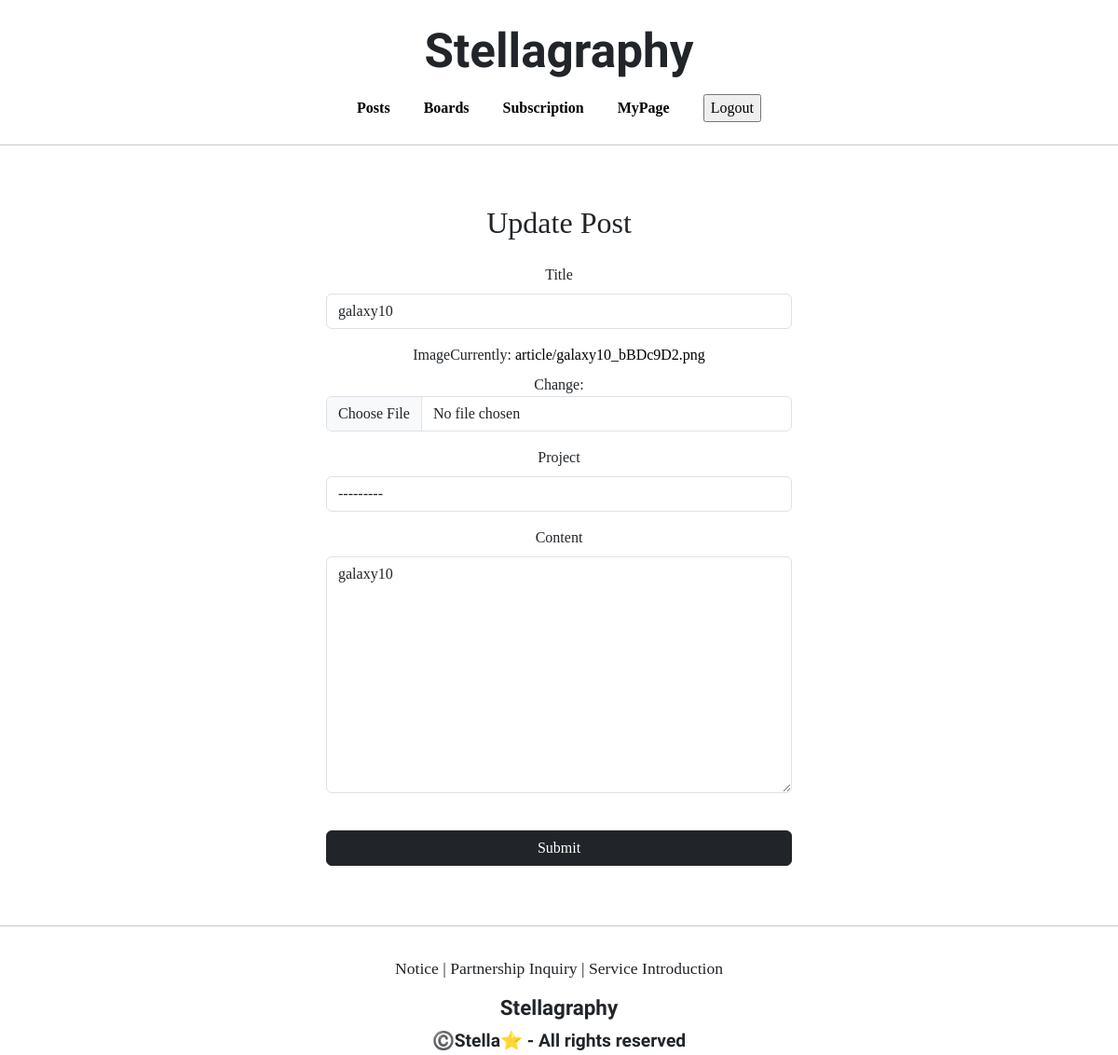
The page /articles/update/11 (signed in) on the database as committed earlier.
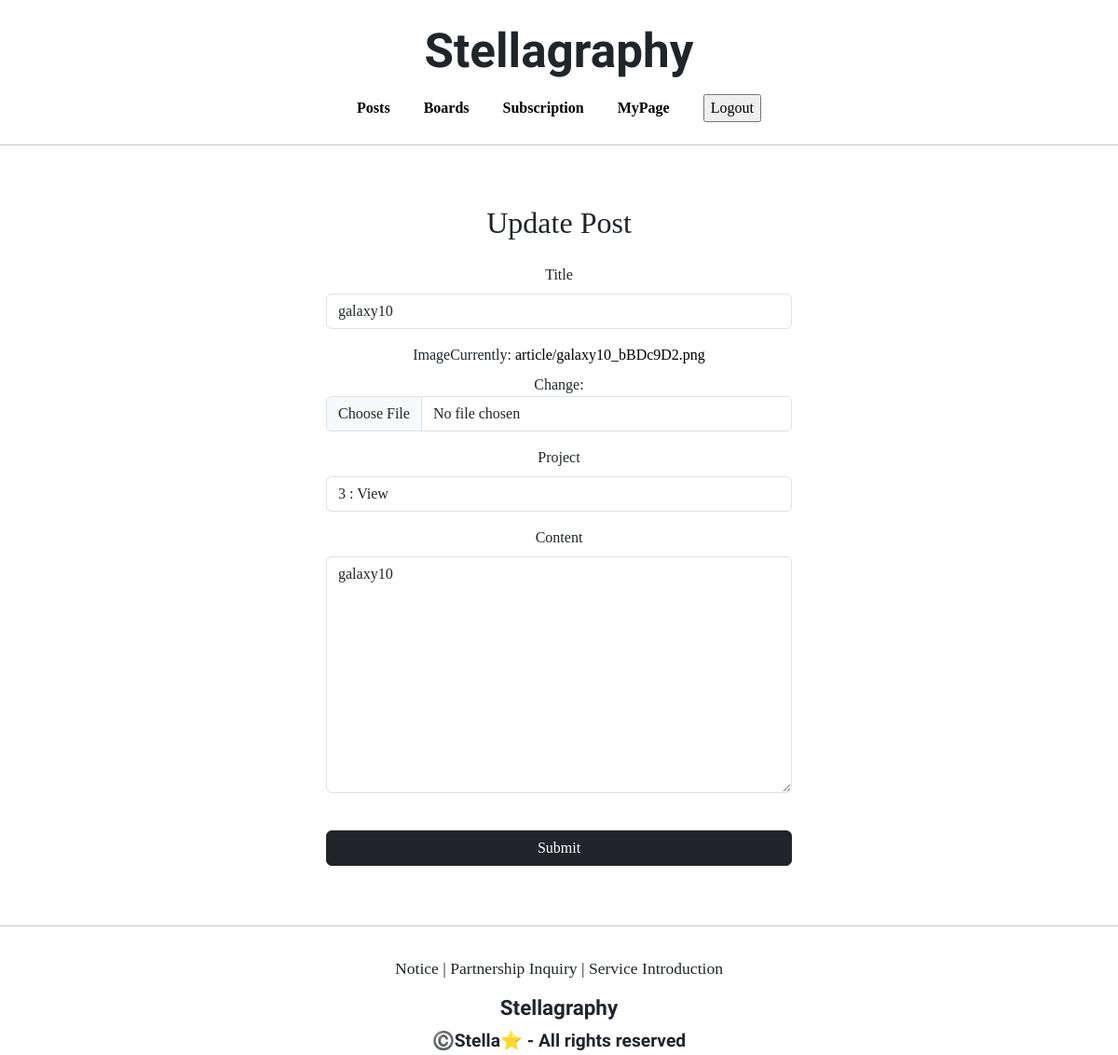
The same page on the database as committed later.
### articleapp/models.py (models this page shows)
class Article(models.Model):
    writer = models.ForeignKey(User, on_delete=models.SET_NULL, related_name='article', null=True)
    project = models.ForeignKey(Project, on_delete=models.SET_NULL, related_name='article', null=True)
    title = models.CharField(max_length=200, null=True)
    image = models.ImageField(upload_to='article/', null=False)
    content = models.TextField(null=True)
    created_at = models.DateField(auto_now_add=True, null=True)

### projectapp/models.py (models this page shows)
class Project(models.Model):
    image = models.ImageField(upload_to='project/', null=False)
    title = models.CharField(max_length=20, null=False)
    description = models.CharField(max_length=200, null=True)
    created_at = models.DateTimeField(auto_now=True)
    def __str__(self):
        return f'{self.pk} : {self.title}'

### articleapp/views.py (the view, shortened to what this page needs)
# urls.py: path('update/<int:pk>', ArticleUpdateView.as_view(), name='update'),
@method_decorator(article_ownership_required, 'get')
@method_decorator(article_ownership_required, 'post')
class ArticleUpdateView(UpdateView):
    model = Article
    context_object_name = 'target_article'
    form_class = ArticleCreationForm
    template_name = 'articleapp/update.html'

### articleapp/forms.py
class ArticleCreationForm(ModelForm):
    content = forms.CharField(widget=forms.Textarea(attrs={'class': 'editable' 'text-left',
                                                           'style': 'height: auto;'}))
    project = forms.ModelChoiceField(queryset=Project.objects.all(), required=False)
    class Meta:
        model = Article
        fields = ['title', 'image', 'project', 'content']

### articleapp/templates/articleapp/update.html (shortened to what this page needs)
{% extends 'base.html' %}
{% load bootstrap4 %}
{% block content %}
<link rel="stylesheet" href="//cdn.jsdelivr.net/npm/medium-editor@5.23.2/dist/css/medium-editor.min.css" type="text/css" media="screen" charset="utf-8">
    <div style="text-align: center; max-width: 500px; margin: 4rem auto">
        <div class="mb-4">
            <h2>Update Post</h2>
        </div>
        <form action="{% url 'articleapp:update' pk=target_article.pk %}" method="post" enctype="multipart/form-data">
            {% bootstrap_form form %}
            <input type="submit" class="btn btn-dark square-pill col-12 mt-4">
        </form>
    </div>
{% endblock %}

Rows that differ between the two databases and show on the page:
changed Article "galaxy10": project "---------" → "3 : View"
